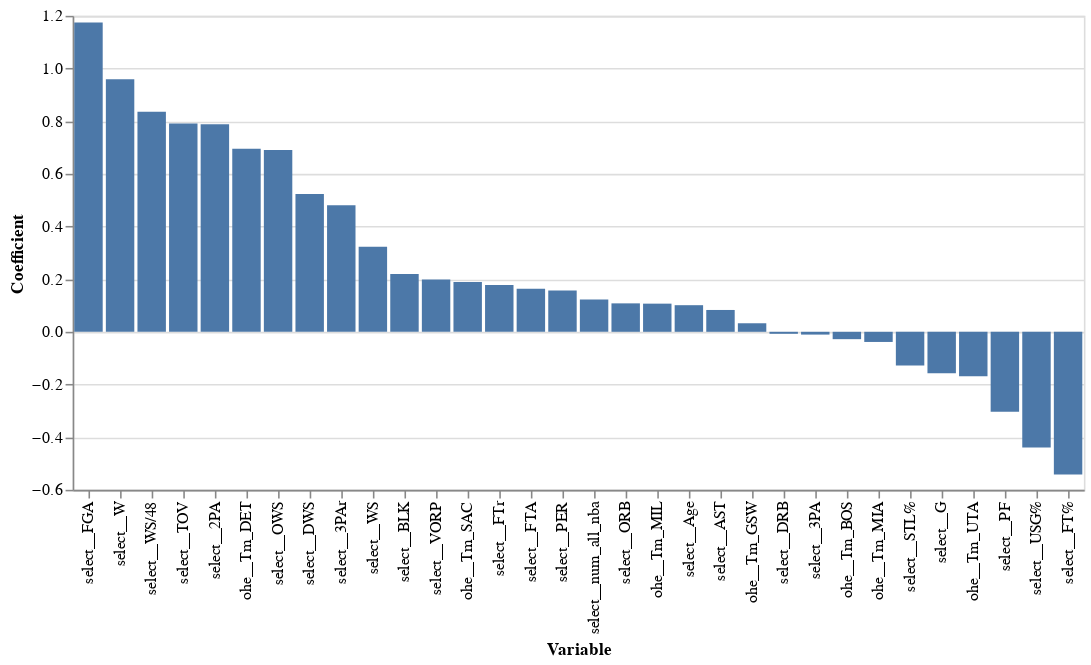

Notebook cell for this chart:
### Markdown cell above
We see from our coefficient plot that FGA and wins seems to have the highest impact on the log-odds of winning All-NBA, while FT% has the biggest negative impact. This bears further study, but for the purposes of this project (prediction), we do not necessarily care about how the model is weighing each of the features

### Code cell
#Now we will make a bar chart of these coefficients
alt.Chart(coef_df_nz).mark_bar().encode(
    y=alt.Y('coef',title='Coefficient'),
    x=alt.X('var',title='Variable', sort = '-y'))

### Figure 1 — Vega-Lite specification as saved in the notebook (floating-point values rounded to 4 significant figures)
{"config": {"view": {"continuousWidth": 400, "continuousHeight": 300}}, "data": {"name": "data-0adf743213982f259a9a437dd120afb6"}, "mark": "bar", "encoding": {"x": {"field": "var", "sort": "-y", "title": "Variable", "type": "nominal"}, "y": {"field": "coef", "title": "Coefficient", "type": "quantitative"}}, "$schema": "https://vega.github.io/schema/vega-lite/v4.17.0.json", "datasets": {"data-0adf743213982f259a9a437dd120afb6": [{"coef": 0.101, "var": "select__Age"}, {"coef": -0.1575, "var": "select__G"}, {"coef": 1.174, "var": "select__FGA"}, {"coef": -0.0106, "var": "select__3PA"}, {"coef": 0.7882, "var": "select__2PA"}, {"coef": 0.1639, "var": "select__FTA"}, {"coef": -0.542, "var": "select__FT%"}, {"coef": 0.108, "var": "select__ORB"}, {"coef": -0.007592, "var": "select__DRB"}, {"coef": 0.08291, "var": "select__AST"}, {"coef": 0.2196, "var": "select__BLK"}, {"coef": 0.791, "var": "select__TOV"}, {"coef": -0.3038, "var": "select__PF"}, {"coef": 0.1572, "var": "select__PER"}, {"coef": 0.4801, "var": "select__3PAr"}, {"coef": 0.1779, "var": "select__FTr"}, {"coef": -0.1277, "var": "select__STL%"}, {"coef": -0.4393, "var": "select__USG%"}, {"coef": 0.6902, "var": "select__OWS"}, {"coef": 0.5232, "var": "select__DWS"}, {"coef": 0.3225, "var": "select__WS"}, {"coef": 0.8353, "var": "select__WS/48"}, {"coef": 0.1985, "var": "select__VORP"}, {"coef": 0.959, "var": "select__W"}, {"coef": 0.123, "var": "select__num_all_nba"}, {"coef": -0.02799, "var": "ohe__Tm_BOS"}, {"coef": 0.6951, "var": "ohe__Tm_DET"}, {"coef": 0.03242, "var": "ohe__Tm_GSW"}, {"coef": -0.03855, "var": "ohe__Tm_MIA"}, {"coef": 0.1069, "var": "ohe__Tm_MIL"}, {"coef": 0.1888, "var": "ohe__Tm_SAC"}, {"coef": -0.1692, "var": "ohe__Tm_UTA"}]}}
